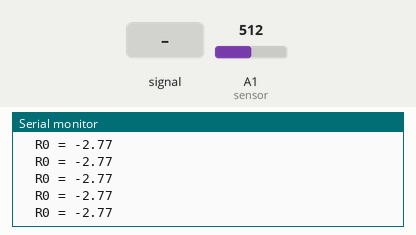
Recording of a sketch running on a simulated Arduino Uno, built with avr-gcc and run on an emulated ATmega328P. Shown: the last lines printed to the serial monitor. Inputs (shaded band) come from the test bench; at power-on: A1 (sensor) = 512.

Above: at 1.2 s.
1.3 s: A1 (sensor) set to 0
At 1.45 s:
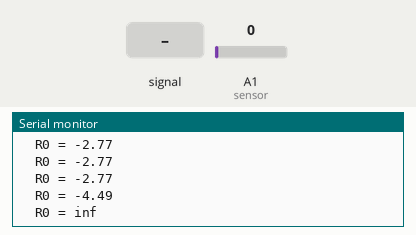
3.2 s: A1 (sensor) set to 122
At 3.25 s:
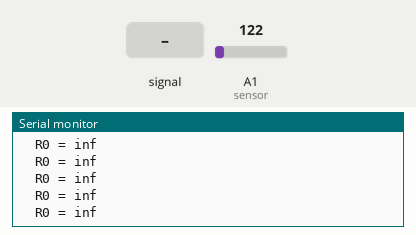
4.7 s: A1 (sensor) fed a 200 Hz sine of ±81 counts around its level
At 4.79 s:
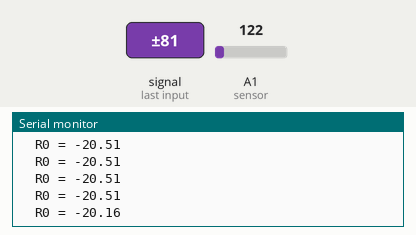
Timing chart, 0 to 7.7 s (numbered marks = the images above; inputs shaded):
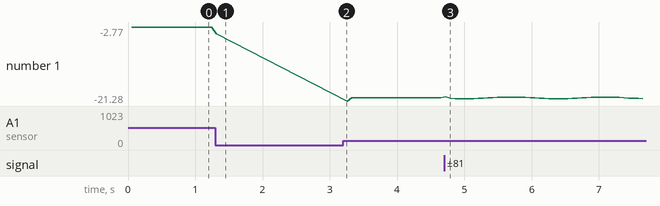

Measured:
- after the input at 1.3 s, the serial monitor: prints a new line at once (image 1)
- after the input at 4.7 s, the serial monitor: prints a new line at once (image 3)
- plotted number 1: -2.77 → -4.49 after the input at 1.3 s, -4.49 → -20.51 after the input at 3.2 s, -20.51 → -20.56 after the input at 4.7 s

The sketch:

Calc_R0.ino
```cpp
void setup() {
  Serial.begin(9600); //Baud rate
}

void loop() {
  float sensor_volt; //Define variable for sensor voltage
  float RS_air; //Define variable for sensor resistance
  float R0; //Define variable for R0
  float sensorValue; //Define variable for analog readings
  for(int x = 0 ; x < 500 ; x++) //Start for loop
  {
    sensorValue = sensorValue + analogRead(A1); //Add analog values of sensor 500 times
  }
  sensorValue = sensorValue/500.0; //Take average of readings
  sensor_volt = sensorValue*(5.0/1023.0); //Convert average to voltage
  RS_air = ((5.0*10.0)/sensor_volt)-10.0; //Calculate RS in fresh air
  R0 = RS_air/3.6; //Calculate R0
//  Serial.print(sensor_volt);
//  Serial.print("Volt  ");
  Serial.print("  R0 = "); //Display "R0"
  Serial.println(R0*-1); //Display value of R0
  delay(10); //Wait 1 second
}
```
